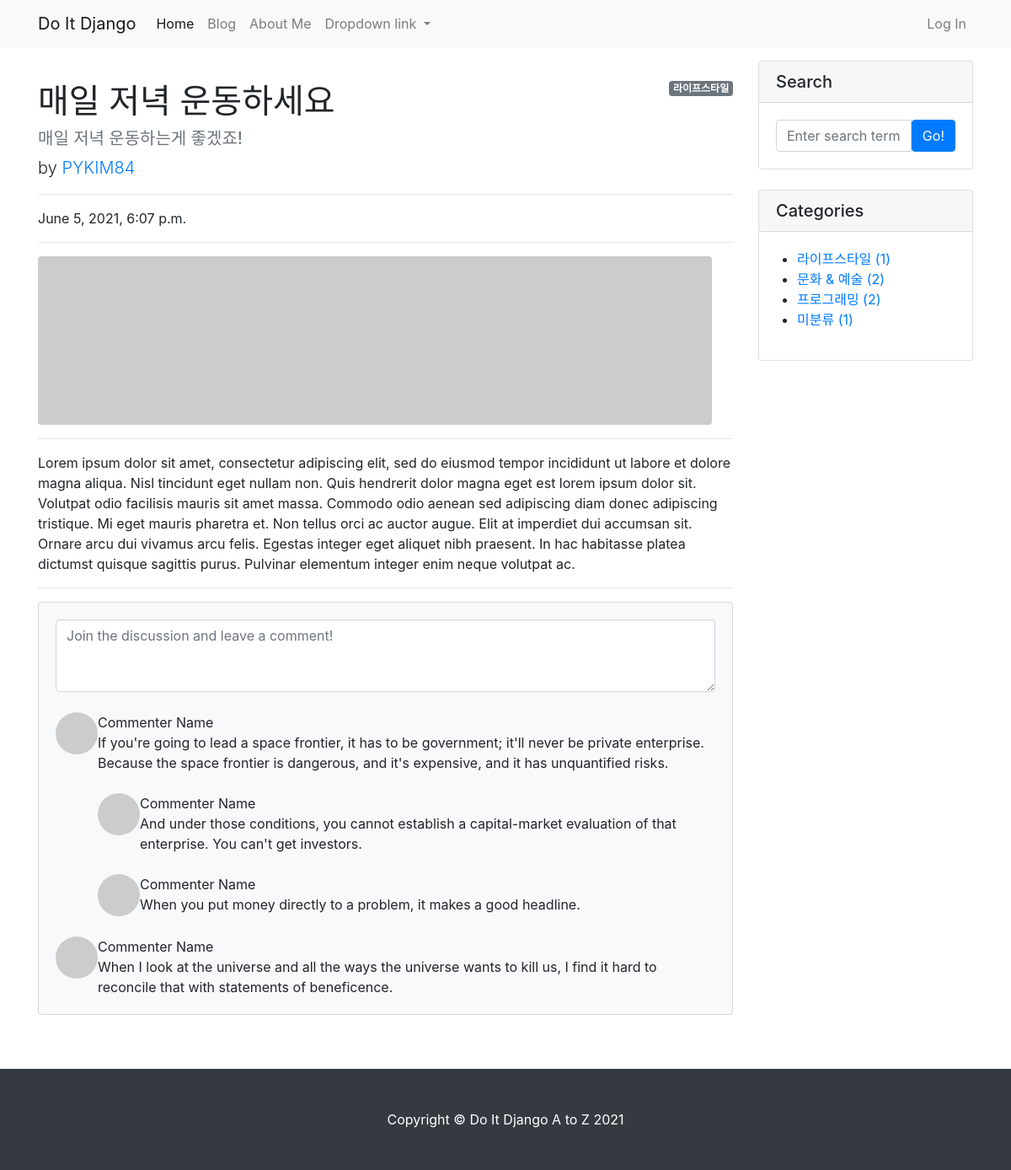
Page /blog/6/ on the earlier database version.
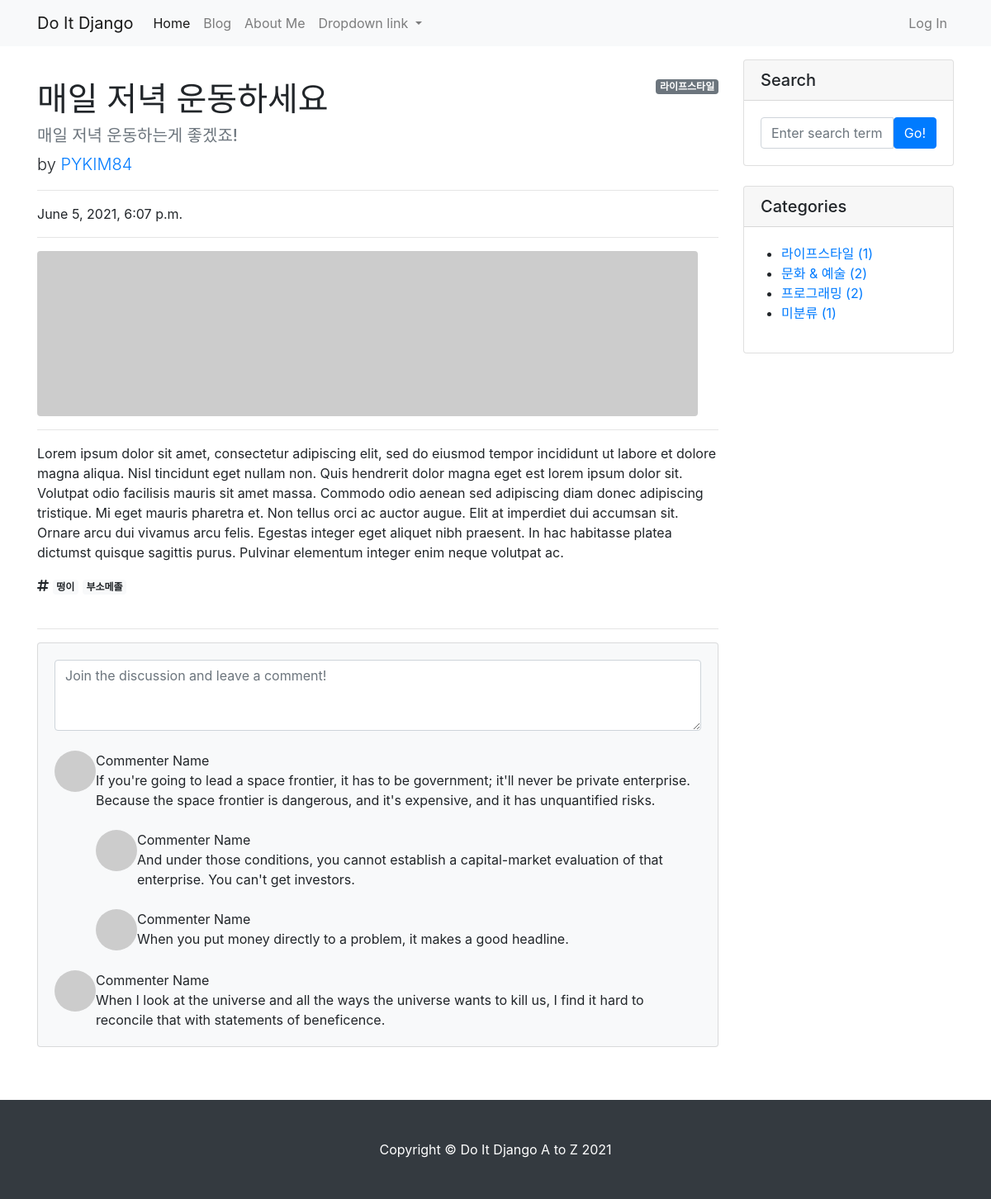
Same page on the later database version.
### blog/models.py (models this page shows, shortened)
class Post(models.Model):
    title = models.CharField(max_length=30)
    hook_text = models.CharField(max_length=100, blank=True)
    content = models.TextField()
    head_image = models.ImageField(upload_to='blog/images/%Y/%m/%d/', blank=True)
    file_upload = models.FileField(upload_to='blog/files/%Y/%m/%d', blank=True)
    created_at = models.DateTimeField(auto_now_add=True)
    updated_at = models.DateTimeField(auto_now=True)
    author = models.ForeignKey(User, null=True, on_delete=models.SET_NULL)
    category = models.ForeignKey(Category, null=True, blank=True, on_delete=models.SET_NULL)
    tags = models.ManyToManyField(Tag, blank=True)

class Category(models.Model):
    name = models.CharField(max_length=50, unique=True)
    slug = models.SlugField(max_length=200, unique=True, allow_unicode=True)
    def __str__(self):
        return self.name
    def get_absolute_url(self):
        return f'/blog/category/{self.slug}/'
    class Meta:
        verbose_name_plural = 'Categories'

class Tag(models.Model):
    name = models.CharField(max_length=50)
    slug = models.SlugField(max_length=200, unique=True, allow_unicode=True)
    def __str__(self):
        return self.name
    def get_absolute_url(self):
        return f'/blog/tag/{self.slug}/'

### blog/views.py (the view)
# urls.py: path('/<int:pk>/', views.PostDetail.as_view()),
class PostDetail(DetailView):
    model = Post
    def get_context_data(self, **kwargs):
        context = super(PostDetail, self).get_context_data()
        context['categories'] = Category.objects.all()
        context['no_category_post_count'] = Post.objects.filter(category=None).count()
        return context

### blog/templates/blog/post_detail.html (shortened to what this page needs)
{% extends 'blog/base.html' %}
{% block main_area %}
    <div id="post-area">
        {% if post.category %}
            <span class="badge badge-secondary float-right">{{ post.category }}</span>
        {% else %}
            <span class="badge badge-secondary float-right">미분류</span>
        {% endif %}
        <h1 class="mt-4">{{ post.title }}</h1>
        <h5 class="text-muted">{{ post.hook_text }}</h5>
        <p class="lead">
            by
            <a href="#">{{ post.author | upper }}</a>
        </p>
        <hr>
        <p>{{ post.created_at }}</p>
        <hr>
        {% if post.head_image %}
        <img class="img-fluid rounded" src="{{ post.head_image.url }}" alt="{{ post.title }} head_image" />
        {% else %}
            <img class="img-fluid rounded" src="https://picsum.photos/seed/{{ post.id }}/800/200" alt="random_image">
        {% endif %}
        <hr>
        <p>{{ post.content }}</p>
        {% if post.tags.exists %}
            <i class="fa-solid fa-hashtag"></i>
            {% for tag in post.tags.all %}
                <a href="{{ tag.get_absolute_url }}" class="badge badge-light">{{ tag }}</a>
            {% endfor %}
            <br />
            <br />
        {% endif %}
        <hr>
    </div>
    <div id="comment-area">
        <section class="mb-5">
            <div class="card bg-light">
                <div class="card-body">
                    <form class="mb-4"><textarea class="form-control" rows="3" placeholder="Join the discussion and leave a comment!"></textarea></form>
                    <div class="d-flex mb-4">
                        <div class="flex-shrink-0"><img class="rounded-circle" src="https://dummyimage.com/50x50/ced4da/6c757d.jpg" alt="..." /></div>
                        <div class="ms-3">
                            <div class="fw-bold">Commenter Name</div>
                            If you're going to lead a space frontier, it has to be government; it'll never be private enterprise. Because the space frontier is dangerous, and it's expensive, and it has unquantified risks.
                            <div class="d-flex mt-4">
                                <div class="flex-shrink-0"><img class="rounded-circle" src="https://dummyimage.com/50x50/ced4da/6c757d.jpg" alt="..." /></div>
                                <div class="ms-3">
                                    <div class="fw-bold">Commenter Name</div>
                                    And under those conditions, you cannot establish a capital-market evaluation of that enterprise. You can't get investors.
                                </div>
                            </div>
                            <div class="d-flex mt-4">
                                <div class="flex-shrink-0"><img class="rounded-circle" src="https://dummyimage.com/50x50/ced4da/6c757d.jpg" alt="..." /></div>
                                <div class="ms-3">
                                    <div class="fw-bold">Commenter Name</div>
                                    When you put money directly to a problem, it makes a good headline.
                                </div>
                            </div>
                        </div>
                    </div>
                    <div class="d-flex">
                        <div class="flex-shrink-0"><img class="rounded-circle" src="https://dummyimage.com/50x50/ced4da/6c757d.jpg" alt="..." /></div>
                        <div class="ms-3">
                            <div class="fw-bold">Commenter Name</div>
                            When I look at the universe and all the ways the universe wants to kill us, I find it hard to reconcile that with statements of beneficence.
                        </div>
                    </div>
                </div>
            </div>
        </section>
    </div>
{% endblock %}

### blog/templates/blog/base.html (shortened to what this page needs)
<!DOCTYPE html>
{% load static %}
<html lang="en">
<head>
    <link href="{% static 'blog/bootstrap/bootstrap.min.css' %}" rel="stylesheet" media="screen">
</head>
<body>
    {% include 'blog/navbar.html' %}
    <div class="container my-3">
        <div class="row">
            <div class="col-md-8 col-lg-9" id="main-area">
                {% block main_area %}
                {% endblock %}
            </div>
            <div class="col-md-4 col-lg-3">
                <div class="card mb-4">
                    <h5 class="card-header">Search</h5>
                    <div class="card-body">
                        <div class="input-group">
                            <input class="form-control" type="text" placeholder="Enter search term..." aria-label="Enter search term..." aria-describedby="button-search">
                            <button class="btn btn-primary" id="button-search" type="button">Go!</button>
                        </div>
                    </div>
                </div>
                <div class="card mb-4" id="categories-card">
                    <h5 class="card-header">Categories</h5>
                    <div class="card-body">
                        <div class="row">
                            <ul>
                                {% for category in categories %}
                                <li>
                                    <a href="{{ category.get_absolute_url }}">{{ category }} ({{ category.post_set.count }})</a>
                                </li>
                                {% endfor %}
                                <li>
                                    <a href="/blog/category/no_category/">미분류 ({{ no_category_post_count }})</a>
                                </li>
                            </ul>
                        </div>
                    </div>
                </div>
            </div>
        </div>
    </div>
{% include 'blog/footer.html' %}
</body>
</html>

### blog/templates/blog/navbar.html (shortened to what this page needs)
<nav class="navbar navbar-expand-lg navbar-light bg-light">
    <div class="container">
        <a class="navbar-brand" href="/">Do It Django</a>
        <div class="collapse navbar-collapse" id="navbarNavDropdown">
          <ul class="navbar-nav">
            <li class="nav-item active">
                <a class="nav-link" href="/">Home</a>
            </li>
            <li class="nav-item">
              <a class="nav-link" href="/blog/">Blog</a>
            </li>
            <li class="nav-item">
              <a class="nav-link" href="/about_me/">About Me</a>
            </li>
            <li class="nav-item dropdown">
              <a class="nav-link dropdown-toggle" href="#" id="navbarDropdownMenuLink" role="button" data-toggle="dropdown" aria-haspopup="true" aria-expanded="false">
                Dropdown link
              </a>
            </li>
          </ul>
          <ul class="navbar-nav ml-auto">
              <li class="nav-item">
                  <a class="nav-link" href="#" data-toggle="modal" data-target="#loginModal">Log In</a>
              </li>
          </ul>
        </div>
    </div>
</nav>

### blog/templates/blog/footer.html
<footer class="py-5 bg-dark">
    <div class="container">
        <p class="m-0 text-center text-white">
            Copyright © Do It Django A to Z 2021
        </p>
    </div>
</footer>

Differences in the rows shown:
added Tag: name "떵이"
added Tag: name "부소메졸"
